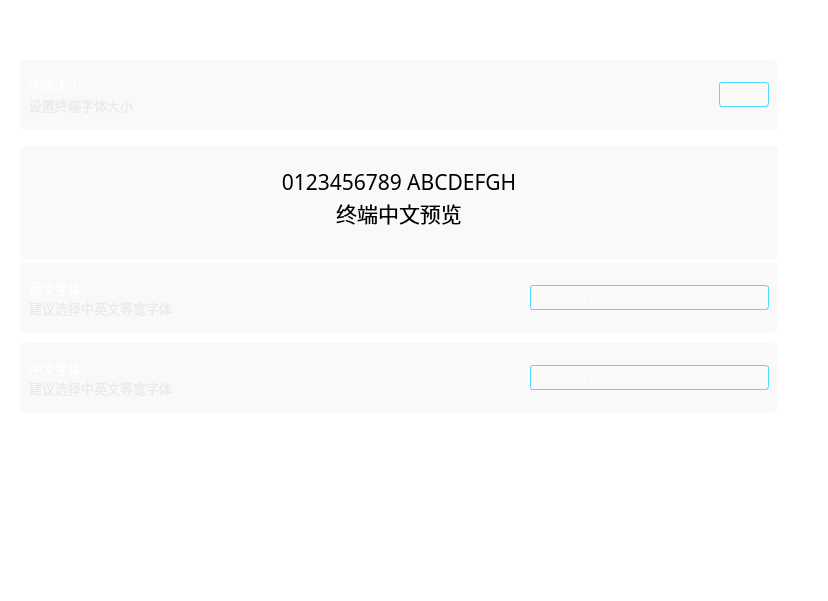
        <widget class="QWidget" name="page_typeface">
         <property name="styleSheet">
          <string notr="true">background-color: rgba(255, 255, 255, 0);</string>
         </property>
         <layout class="QVBoxLayout" name="verticalLayout_25">
          <property name="spacing">
           <number>10</number>
          </property>
          <property name="leftMargin">
           <number>20</number>
          </property>
          <property name="topMargin">
           <number>10</number>
          </property>
          <property name="rightMargin">
           <number>50</number>
          </property>
          <property name="bottomMargin">
           <number>10</number>
          </property>
          <item>
           <widget class="QWidget" name="horizontalWidget_7" native="true">
            <property name="minimumSize">
             <size>
              <width>0</width>
              <height>40</height>
             </size>
            </property>
            <property name="maximumSize">
             <size>
              <width>16777215</width>
              <height>40</height>
             </size>
            </property>
            <layout class="QHBoxLayout" name="horizontalLayout_8">
             <property name="leftMargin">
              <number>9</number>
             </property>
             <property name="topMargin">
              <number>9</number>
             </property>
             <property name="bottomMargin">
              <number>9</number>
             </property>
             <item>
              <widget class="QLabel" name="label_11">
               <property name="font">
                <font>
                 <family>OPPOSans B</family>
                 <pointsize>16</pointsize>
                 <stylestrategy>PreferAntialias</stylestrategy>
                </font>
               </property>
               <property name="styleSheet">
                <string notr="true">color: rgb(255, 255, 255);</string>
               </property>
               <property name="text">
                <string>字体</string>
               </property>
              </widget>
             </item>
            </layout>
           </widget>
          </item>
          <item>
           <widget class="QWidget" name="verticalWidget_11" native="true">
            <property name="minimumSize">
             <size>
              <width>0</width>
              <height>70</height>
             </size>
            </property>
            <property name="maximumSize">
             <size>
              <width>16777215</width>
              <height>70</height>
             </size>
            </property>
            <property name="styleSheet">
             <string notr="true">#verticalWidget_11{background-color: rgba(223, 223, 223,50);
border-radius: 5px;}</string>
            </property>
            <layout class="QHBoxLayout" name="horizontalLayout_21">
             <item>
              <widget class="QWidget" name="horizontalWidget_20" native="true">
               <property name="minimumSize">
                <size>
                 <width>0</width>
                 <height>40</height>
                </size>
               </property>
               <property name="maximumSize">
                <size>
                 <width>16777215</width>
                 <height>40</height>
                </size>
               </property>
               <layout class="QVBoxLayout" name="verticalLayout_21">
                <property name="spacing">
                 <number>0</number>
                </property>
                <property name="leftMargin">
                 <number>0</number>
                </property>
                <property name="topMargin">
                 <number>0</number>
                </property>
                <property name="rightMargin">
                 <number>0</number>
                </property>
                <property name="bottomMargin">
                 <number>0</number>
                </property>
                <item>
                 <widget class="QLabel" name="label_54">
                  <property name="font">
                   <font>
                    <family>OPPOSans B</family>
                    <pointsize>10</pointsize>
                    <stylestrategy>PreferAntialias</stylestrategy>
                   </font>
                  </property>
                  <property name="styleSheet">
                   <string notr="true">color: rgb(255, 255, 255);</string>
                  </property>
                  <property name="text">
                   <string>字体大小</string>
                  </property>
                 </widget>
                </item>
                <item>
                 <widget class="QLabel" name="label_51">
                  <property name="minimumSize">
                   <size>
                    <width>0</width>
                    <height>20</height>
                   </size>
                  </property>
                  <property name="maximumSize">
                   <size>
                    <width>16777215</width>
                    <height>20</height>
                   </size>
                  </property>
                  <property name="font">
                   <font>
                    <family>OPPOSans B</family>
                    <pointsize>10</pointsize>
                    <stylestrategy>PreferAntialias</stylestrategy>
                   </font>
                  </property>
                  <property name="styleSheet">
                   <string notr="true">color: rgba(223, 223, 223, 150);</string>
                  </property>
                  <property name="text">
                   <string>设置终端字体大小</string>
                  </property>
                 </widget>
                </item>
               </layout>
              </widget>
             </item>
             <item>
              <spacer name="horizontalSpacer_55">
               <property name="orientation">
                <enum>Qt::Horizontal</enum>
               </property>
               <property name="sizeHint" stdset="0">
                <size>
                 <width>352</width>
                 <height>20</height>
                </size>
               </property>
              </spacer>
             </item>
             <item>
              <widget class="QSpinBox" name="spinBox_3">
               <property name="minimumSize">
                <size>
                 <width>50</width>
                 <height>25</height>
                </size>
               </property>
               <property name="maximumSize">
                <size>
                 <width>50</width>
                 <height>25</height>
                </size>
               </property>
               <property name="font">
                <font>
                 <family>OPPOSans B</family>
                 <pointsize>10</pointsize>
                 <weight>50</weight>
                 <bold>false</bold>
                 <stylestrategy>PreferAntialias</stylestrategy>
                </font>
               </property>
               <property name="styleSheet">
                <string notr="true">QSpinBox{
	color:#ffffff;
	border:1px solid #52DCFE;
	border-radius:3px;
	background:transparent;
}
QSpinBox:disabled{
	border:1px solid gray;
	color:gray;
}

QSpinBox::drop-down{
	background:transparent;
}


QSpinBox::down-arrow:enabled{
	color:#52DCFE;
}
QSpinBox QAbstractItemView{
	outline:0px solid gray;
	border:1px solid #52DCFE;
	color:#ffffff;
	background-color:#000000;
	selection-background-color:#52DCFE;
}</string>
               </property>
              </widget>
             </item>
            </layout>
           </widget>
          </item>
          <item>
           <widget class="QWidget" name="verticalWidget_10" native="true">
            <property name="minimumSize">
             <size>
              <width>0</width>
              <height>113</height>
             </size>
            </property>
            <property name="maximumSize">
             <size>
              <width>16777215</width>
              <height>100</height>
             </size>
            </property>
            <property name="styleSheet">
             <string notr="true">#verticalWidget_10{background-color: rgba(223, 223, 223,50);
border-radius: 5px;}</string>
            </property>
            <layout class="QVBoxLayout" name="verticalLayout_22">
             <item>
              <widget class="QTextEdit" name="textEdit">
               <property name="minimumSize">
                <size>
                 <width>0</width>
                 <height>80</height>
                </size>
               </property>
               <property name="maximumSize">
                <size>
                 <width>16777215</width>
                 <height>80</height>
                </size>
               </property>
               <property name="font">
                <font>
                 <family>OPPOSans B</family>
                 <pointsize>10</pointsize>
                 <stylestrategy>PreferAntialias</stylestrategy>
                </font>
               </property>
               <property name="html">
                <string>&lt;!DOCTYPE HTML PUBLIC &quot;-//W3C//DTD HTML 4.0//EN&quot; &quot;http://www.w3.org/TR/REC-html40/strict.dtd&quot;&gt;
&lt;html&gt;&lt;head&gt;&lt;meta name=&quot;qrichtext&quot; content=&quot;1&quot; /&gt;&lt;style type=&quot;text/css&quot;&gt;
p, li { white-space: pre-wrap; }
&lt;/style&gt;&lt;/head&gt;&lt;body style=&quot; font-family:'OPPOSans B'; font-size:10pt; font-weight:400; font-style:normal;&quot;&gt;
&lt;p align=&quot;center&quot; style=&quot; margin-top:0px; margin-bottom:0px; margin-left:0px; margin-right:0px; -qt-block-indent:0; text-indent:0px;&quot;&gt;&lt;span style=&quot; font-family:'SimSun'; font-size:16pt;&quot;&gt;0123456789 ABCDEFGH&lt;/span&gt;&lt;/p&gt;
&lt;p align=&quot;center&quot; style=&quot; margin-top:0px; margin-bottom:0px; margin-left:0px; margin-right:0px; -qt-block-indent:0; text-indent:0px;&quot;&gt;&lt;span style=&quot; font-family:'SimSun'; font-size:16pt;&quot;&gt;终端中文预览&lt;/span&gt;&lt;/p&gt;&lt;/body&gt;&lt;/html&gt;</string>
               </property>
              </widget>
             </item>
            </layout>
           </widget>
          </item>
          <item>
           <widget class="QWidget" name="verticalWidget_12" native="true">
            <property name="minimumSize">
             <size>
              <width>0</width>
              <height>70</height>
             </size>
            </property>
            <property name="maximumSize">
             <size>
              <width>16777215</width>
              <height>70</height>
             </size>
            </property>
            <property name="styleSheet">
             <string notr="true">#verticalWidget_12{background-color: rgba(223, 223, 223,50);
border-radius: 5px;}</string>
            </property>
            <layout class="QHBoxLayout" name="horizontalLayout_22">
             <item>
              <widget class="QWidget" name="horizontalWidget_21" native="true">
               <property name="minimumSize">
                <size>
                 <width>0</width>
                 <height>40</height>
                </size>
               </property>
               <property name="maximumSize">
                <size>
                 <width>16777215</width>
                 <height>40</height>
                </size>
               </property>
               <layout class="QVBoxLayout" name="verticalLayout_23">
                <property name="spacing">
                 <number>0</number>
                </property>
                <property name="leftMargin">
                 <number>0</number>
                </property>
                <property name="topMargin">
                 <number>0</number>
                </property>
                <property name="rightMargin">
                 <number>0</number>
                </property>
                <property name="bottomMargin">
                 <number>0</number>
                </property>
                <item>
                 <widget class="QLabel" name="label_52">
                  <property name="minimumSize">
                   <size>
                    <width>0</width>
                    <height>20</height>
                   </size>
                  </property>
                  <property name="maximumSize">
                   <size>
                    <width>16777215</width>
                    <height>20</height>
                   </size>
                  </property>
                  <property name="font">
                   <font>
                    <family>OPPOSans B</family>
                    <pointsize>10</pointsize>
                    <stylestrategy>PreferAntialias</stylestrategy>
                   </font>
                  </property>
                  <property name="styleSheet">
                   <string notr="true">color: rgb(255, 255, 255);</string>
                  </property>
                  <property name="text">
                   <string>英文字体</string>
                  </property>
                 </widget>
                </item>
                <item>
                 <widget class="QLabel" name="label_55">
                  <property name="minimumSize">
                   <size>
                    <width>0</width>
                    <height>20</height>
                   </size>
                  </property>
                  <property name="maximumSize">
                   <size>
                    <width>16777215</width>
                    <height>20</height>
                   </size>
                  </property>
                  <property name="font">
                   <font>
                    <family>OPPOSans B</family>
                    <pointsize>10</pointsize>
                    <stylestrategy>PreferAntialias</stylestrategy>
                   </font>
                  </property>
                  <property name="styleSheet">
                   <string notr="true">color: rgba(223, 223, 223, 150);</string>
                  </property>
                  <property name="text">
                   <string>建议选择中英文等宽字体</string>
                  </property>
                 </widget>
                </item>
               </layout>
              </widget>
             </item>
             <item>
              <spacer name="horizontalSpacer_56">
               <property name="orientation">
                <enum>Qt::Horizontal</enum>
               </property>
               <property name="sizeHint" stdset="0">
                <size>
                 <width>352</width>
                 <height>20</height>
                </size>
               </property>
              </spacer>
             </item>
             <item>
              <widget class="QFontComboBox" name="fontComboBox">
               <property name="minimumSize">
                <size>
                 <width>0</width>
                 <height>25</height>
                </size>
               </property>
               <property name="maximumSize">
                <size>
                 <width>16777215</width>
                 <height>25</height>
                </size>
               </property>
               <property name="font">
                <font>
                 <family>OPPOSans B</family>
                 <pointsize>10</pointsize>
                 <stylestrategy>PreferAntialias</stylestrategy>
                </font>
               </property>
               <property name="styleSheet">
                <string notr="true">QFontComboBox{
	color:#ffffff;
	border:1px solid #52DCFE;
	border-radius:3px;
	background:transparent;
}
QFontComboBox:disabled{
	border:1px solid gray;
	color:gray;
}

QFontComboBox::drop-down{
	background:transparent;
}
QFontComboBox::down-arrow{
	border-image: url(:/lib/up.png);
    width:20px;
	height:20px;
}


QFontComboBox::down-arrow:enabled{
	color:#52DCFE;
}
QFontComboBox QAbstractItemView{
	outline:0px solid gray;
	border:1px solid #52DCFE;
	color:#ffffff;
	background-color:#000000;
	selection-background-color:#52DCFE;
}</string>
               </property>
              </widget>
             </item>
            </layout>
           </widget>
          </item>
          <item>
           <widget class="QWidget" name="verticalWidget_13" native="true">
            <property name="minimumSize">
             <size>
              <width>0</width>
              <height>70</height>
             </size>
            </property>
            <property name="maximumSize">
             <size>
              <width>16777215</width>
              <height>70</height>
             </size>
            </property>
            <property name="styleSheet">
             <string notr="true">#verticalWidget_13{background-color: rgba(223, 223, 223,50);
border-radius: 5px;}</string>
            </property>
            <layout class="QHBoxLayout" name="horizontalLayout_23">
             <item>
              <widget class="QWidget" name="horizontalWidget_22" native="true">
               <property name="minimumSize">
                <size>
                 <width>0</width>
                 <height>40</height>
                </size>
               </property>
               <property name="maximumSize">
                <size>
                 <width>16777215</width>
                 <height>40</height>
                </size>
               </property>
               <layout class="QVBoxLayout" name="verticalLayout_24">
                <property name="spacing">
                 <number>0</number>
                </property>
                <property name="leftMargin">
                 <number>0</number>
                </property>
                <property name="topMargin">
                 <number>0</number>
                </property>
                <property name="rightMargin">
                 <number>0</number>
                </property>
                <property name="bottomMargin">
                 <number>0</number>
                </property>
                <item>
                 <widget class="QLabel" name="label_53">
                  <property name="minimumSize">
                   <size>
                    <width>0</width>
                    <height>20</height>
                   </size>
                  </property>
                  <property name="maximumSize">
                   <size>
                    <width>16777215</width>
                    <height>20</height>
                   </size>
                  </property>
                  <property name="font">
                   <font>
                    <family>OPPOSans B</family>
                    <pointsize>10</pointsize>
                    <stylestrategy>PreferAntialias</stylestrategy>
                   </font>
                  </property>
                  <property name="styleSheet">
                   <string notr="true">color: rgb(255, 255, 255);</string>
                  </property>
                  <property name="text">
                   <string>中文字体</string>
                  </property>
                 </widget>
                </item>
                <item>
                 <widget class="QLabel" name="label_56">
                  <property name="minimumSize">
                   <size>
                    <width>0</width>
                    <height>20</height>
                   </size>
                  </property>
                  <property name="maximumSize">
                   <size>
                    <width>16777215</width>
                    <height>20</height>
                   </size>
                  </property>
                  <property name="font">
                   <font>
                    <family>OPPOSans B</family>
                    <pointsize>10</pointsize>
                    <stylestrategy>PreferAntialias</stylestrategy>
                   </font>
                  </property>
                  <property name="styleSheet">
                   <string notr="true">color: rgba(223, 223, 223, 150);</string>
                  </property>
                  <property name="text">
                   <string>建议选择中英文等宽字体</string>
                  </property>
                 </widget>
                </item>
               </layout>
              </widget>
             </item>
             <item>
              <spacer name="horizontalSpacer_57">
               <property name="orientation">
                <enum>Qt::Horizontal</enum>
               </property>
               <property name="sizeHint" stdset="0">
                <size>
                 <width>352</width>
                 <height>20</height>
                </size>
               </property>
              </spacer>
             </item>
             <item>
              <widget class="QFontComboBox" name="fontComboBox_2">
               <property name="minimumSize">
                <size>
                 <width>0</width>
                 <height>25</height>
                </size>
               </property>
               <property name="maximumSize">
                <size>
                 <width>16777215</width>
                 <height>25</height>
                </size>
               </property>
               <property name="font">
                <font>
                 <family>OPPOSans B</family>
                 <pointsize>10</pointsize>
                 <stylestrategy>PreferAntialias</stylestrategy>
                </font>
               </property>
               <property name="styleSheet">
                <string notr="true">QFontComboBox{
	color:#ffffff;
	border:1px solid #52DCFE;
	border-radius:3px;
	background:transparent;
}
QFontComboBox:disabled{
	border:1px solid gray;
	color:gray;
}

QFontComboBox::drop-down{
	background:transparent;
}
QFontComboBox::down-arrow{
	border-image: url(:/lib/up.png);
    width:20px;
	height:20px;
}


QFontComboBox::down-arrow:enabled{
	color:#52DCFE;
}
QFontComboBox QAbstractItemView{
	outline:0px solid gray;
	border:1px solid #52DCFE;
	color:#ffffff;
	background-color:#000000;
	selection-background-color:#52DCFE;
}</string>
               </property>
              </widget>
             </item>
            </layout>
           </widget>
          </item>
          <item>
           <spacer name="verticalSpacer_5">
            <property name="orientation">
             <enum>Qt::Vertical</enum>
            </property>
            <property name="sizeHint" stdset="0">
             <size>
              <width>20</width>
              <height>178</height>
             </size>
            </property>
           </spacer>
          </item>
         </layout>
        </widget>
